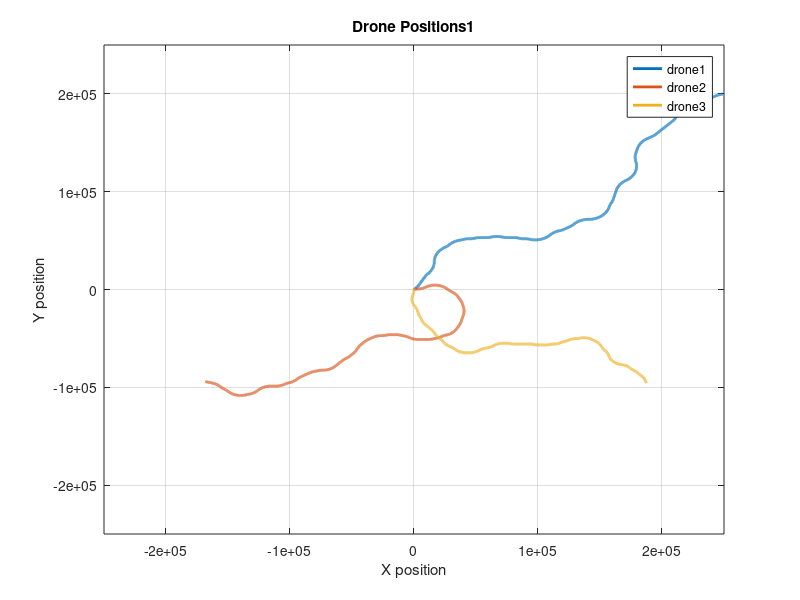
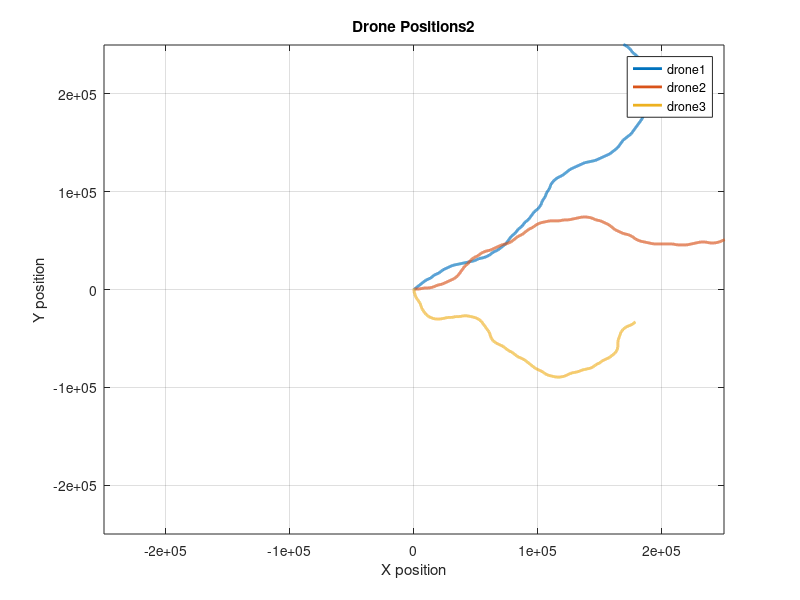
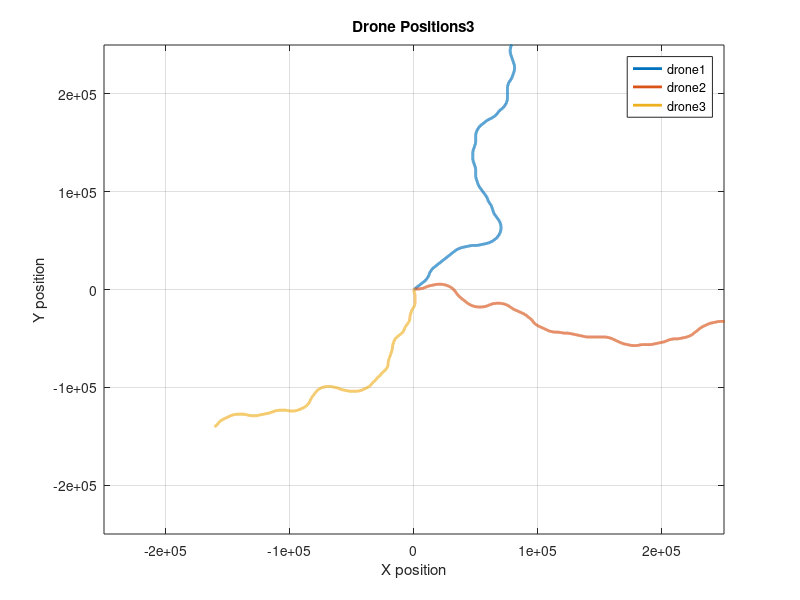
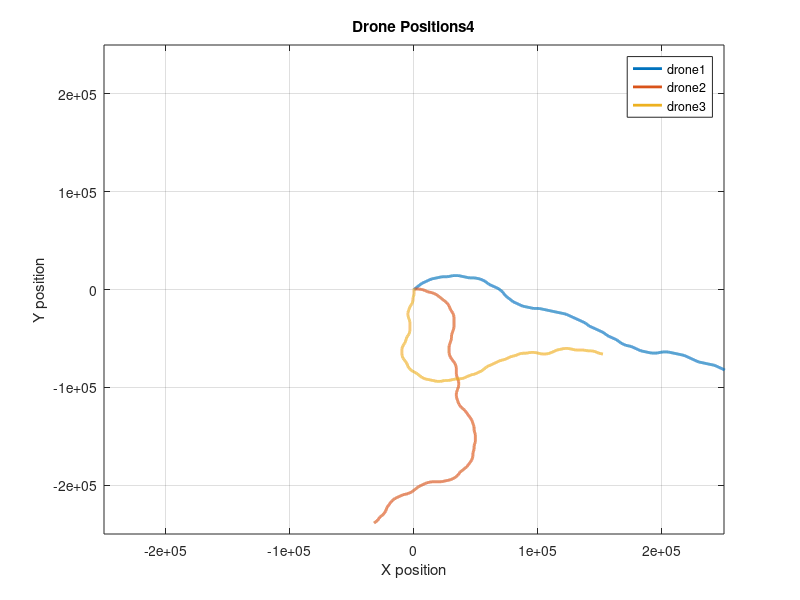

Write MATLAB code to recreate these figures, in order.
close all
for i = 1:20
    %% settings
    N = 5120; % number of time steps
    dt = 1; % time between time steps
    D = 3; % number of drones
    M = 100; % Number of Monte Carlo Simulations
    
    sig_acc_true = [0.3; 0.3; 0.3]; % true value of standard deviation of accelerometer noise
    sig_gps_true = [3; 3; 3; 0.03; 0.03; 0.03]; % true value of standard deviation of GPS noise
    
    sig_err = 3;
    sig_pos = 30;
    sig_vel = 0.3;
    sig_acc = sig_err* ones(3,1);  % user input of standard deviation of accelerometer noise
    sig_gps = [sig_pos*ones(3,1);sig_vel*ones(3,1)]; % user input of standard deviation of GPS noise
    
    Q = [diag(0.25*dt^4*sig_acc.^2), zeros(3); zeros(3), diag(dt^2*sig_acc.^2)]; % process noise covariance matrix
    R = [diag(sig_gps(1:3).^2), zeros(3); zeros(3), diag(sig_gps(4:6).^2)]; % measurement noise covariance matrix
    
    B = [0.5*eye(3)*dt^2; eye(3)*dt]; % control-input matrix
    F = [eye(3), eye(3)*dt; zeros(3), eye(3)]; % state transition matrix
    H = eye(6); % measurement matrix
    
    %% parameters
    classVelocities = [70;60;50]; % different tracking classes with velocities
    initialAngles = [pi/4,0,-pi/2];
    turnAngle = pi/12;
    droneProbRange = 5*classVelocities; % if the drone is slow we are more certain about its whereabout
    droneStepSize = 64;
    drones_pos = [0,0,0;500,500,0;0,1000,0];
    
    drone_probRange = zeros(1,D);
    x_true = zeros(D,6,N+1); % true state
    a_true = 0.1*zeros(D,3,N);   % true acceleration
    for d = 1:D
        drone_vel = classVelocities(d)*[cos(initialAngles(d)),sin(initialAngles(d)),0];
        drone_probRange(d) = droneProbRange(d);
        drone_pos = drones_pos(d,:);
        x_true(d,:,1) = [drone_pos,drone_vel];
        for k = 2:N+1
            x_true_f = x_true(d,:,k-1);
            if(rem(k,droneStepSize)==0)
                if (d == 1 && i > 10)
                    initialAngles(d) = initialAngles(d) + 0.25*randi([0,2])*turnAngle;
                elseif (d == 1 && i > 5)
                    initialAngles(d) = initialAngles(d) - 0.25*randi([0,2])*turnAngle;
                else
                    initialAngles(d) = initialAngles(d) + randi([-1,1])*turnAngle;
                end
                drone_vel = classVelocities(d)*[cos(initialAngles(d)),sin(initialAngles(d)),0];
                x_true_f = [x_true(d,1:3,k-1),drone_vel];
            end
            x_true(d,:,k) = F*(x_true_f)' + B*a_true(d,:,k-1)';
        end
    end
    
    %% plot drone positions
    simTime = 5120;
    timeSpan = 1:simTime;
    figure
    for d = 1:D
        plot(reshape(x_true(d,1,timeSpan),size(timeSpan)),reshape(x_true(d,2,timeSpan),size(timeSpan)),'DisplayName',['drone', num2str(d)],'LineWidth',2);
        hold on;
    end
    % plot(x_lead(1,timeSpan),x_lead(2,timeSpan),'DisplayName','Leader Drone','LineWidth',4);
    % plot(reshape(x_center(1,1,timeSpan),size(timeSpan)),reshape(x_center(1,2,timeSpan),size(timeSpan)),'DisplayName','Center','Linewidth',4);
    ylabel('Y position');xlabel('X position'); grid on;
    xlim([-2.5e5 2.5e5])
    ylim([-2.5e5 2.5e5])
    title(['Drone Positions',num2str(i)]);
    legend('show');
    filename = ['dronePos',num2str(i),'.mat'];
    save(['DroneDataset\' filename],'a_true','x_true','drone_probRange'); 
end